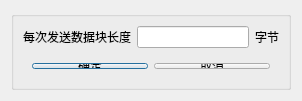
<?xml version="1.0" encoding="UTF-8"?>
<ui version="4.0">
 <class>Length</class>
 <widget class="QDialog" name="Length">
  <property name="geometry">
   <rect>
    <x>0</x>
    <y>0</y>
    <width>302</width>
    <height>101</height>
   </rect>
  </property>
  <property name="minimumSize">
   <size>
    <width>302</width>
    <height>101</height>
   </size>
  </property>
  <property name="windowTitle">
   <string>选项</string>
  </property>
  <property name="windowIcon">
   <iconset resource="Resources.qrc">
    <normaloff>:/new/prefix1/icon/title.png</normaloff>:/new/prefix1/icon/title.png</iconset>
  </property>
  <layout class="QGridLayout" name="gridLayout_5">
   <item row="0" column="0">
    <widget class="QGroupBox" name="groupBox">
     <property name="title">
      <string/>
     </property>
     <layout class="QGridLayout" name="gridLayout_4">
      <item row="0" column="0">
       <layout class="QGridLayout" name="gridLayout_3">
        <item row="0" column="0">
         <widget class="QLabel" name="label">
          <property name="text">
           <string>每次发送数据块长度</string>
          </property>
         </widget>
        </item>
        <item row="0" column="1">
         <widget class="QLineEdit" name="lineEdit"/>
        </item>
        <item row="0" column="2">
         <widget class="QLabel" name="label_2">
          <property name="text">
           <string>字节</string>
          </property>
         </widget>
        </item>
        <item row="1" column="0" colspan="3">
         <widget class="QWidget" name="widget" native="true">
          <layout class="QGridLayout" name="gridLayout_2">
           <item row="0" column="0">
            <layout class="QGridLayout" name="gridLayout">
             <item row="0" column="0">
              <widget class="QPushButton" name="pushButton">
               <property name="text">
                <string>确定</string>
               </property>
              </widget>
             </item>
             <item row="0" column="1">
              <widget class="QPushButton" name="pushButton_2">
               <property name="text">
                <string>取消</string>
               </property>
              </widget>
             </item>
            </layout>
           </item>
          </layout>
         </widget>
        </item>
       </layout>
      </item>
     </layout>
    </widget>
   </item>
  </layout>
 </widget>
 <resources>
  <include location="Resources.qrc"/>
 </resources>
 <connections/>
</ui>
